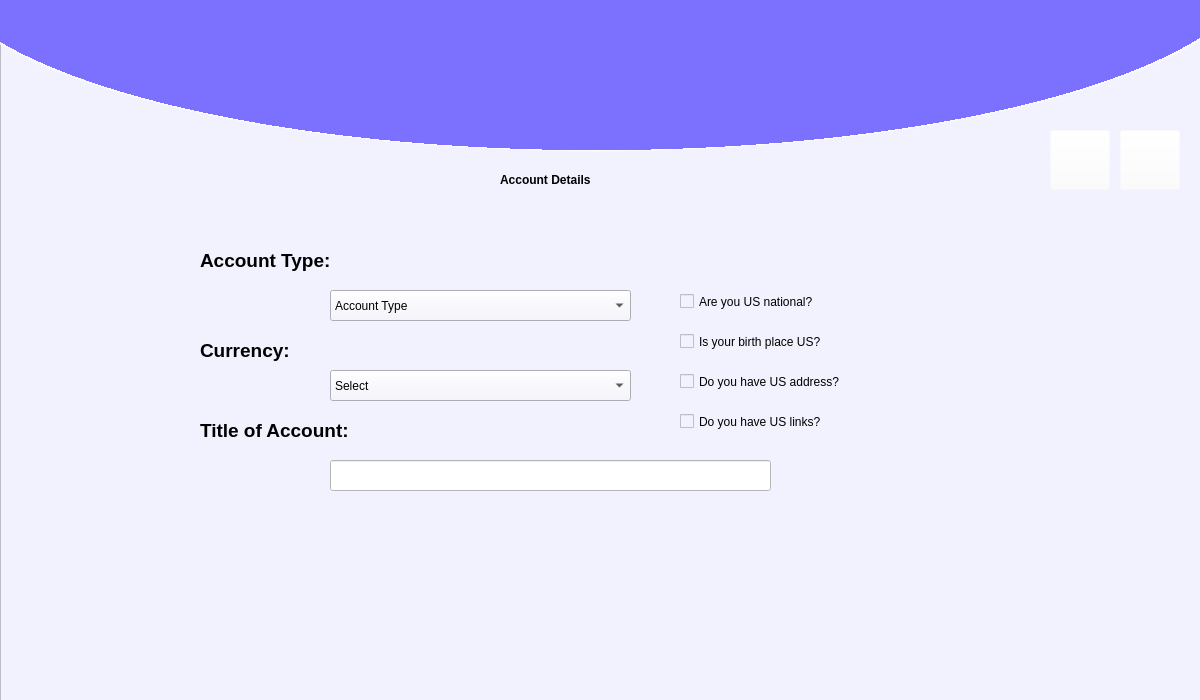
<?xml version="1.0" encoding="UTF-8"?>
<ui version="4.0">
 <class>Form</class>
 <widget class="QWidget" name="Form">
  <property name="geometry">
   <rect>
    <x>0</x>
    <y>0</y>
    <width>1200</width>
    <height>700</height>
   </rect>
  </property>
  <property name="maximumSize">
   <size>
    <width>1200</width>
    <height>700</height>
   </size>
  </property>
  <property name="windowTitle">
   <string>Form</string>
  </property>
  <widget class="QFrame" name="MainFrame">
   <property name="geometry">
    <rect>
     <x>0</x>
     <y>-20</y>
     <width>1281</width>
     <height>721</height>
    </rect>
   </property>
   <property name="styleSheet">
    <string notr="true">background-color: rgb(242, 242, 255);</string>
   </property>
   <property name="frameShape">
    <enum>QFrame::StyledPanel</enum>
   </property>
   <property name="frameShadow">
    <enum>QFrame::Raised</enum>
   </property>
   <widget class="QWidget" name="TopBlueCurve" native="true">
    <property name="geometry">
     <rect>
      <x>-100</x>
      <y>-230</y>
      <width>1400</width>
      <height>410</height>
     </rect>
    </property>
    <property name="autoFillBackground">
     <bool>false</bool>
    </property>
    <property name="styleSheet">
     <string notr="true">background-color: qradialgradient(spread:pad, cx:0.5, cy:0.5, radius:0.911, fx:0.495, fy:0.5, stop:0 rgba(124, 112, 255, 255), stop:0.522167 rgba(124, 112, 255, 255), stop:0.522685 rgba(255, 255, 255, 255), stop:0.527094 rgba(255, 255, 255, 0));
</string>
    </property>
   </widget>
   <widget class="QComboBox" name="CurrencyBox">
    <property name="geometry">
     <rect>
      <x>330</x>
      <y>390</y>
      <width>301</width>
      <height>31</height>
     </rect>
    </property>
    <property name="styleSheet">
     <string notr="true">font: 11pt &quot;MS Shell Dlg 2&quot;;</string>
    </property>
    <item>
     <property name="text">
      <string>Select</string>
     </property>
    </item>
    <item>
     <property name="text">
      <string>PKR</string>
     </property>
    </item>
    <item>
     <property name="text">
      <string>$ US Dollar</string>
     </property>
    </item>
    <item>
     <property name="text">
      <string>Euro</string>
     </property>
    </item>
    <item>
     <property name="text">
      <string>Pound</string>
     </property>
    </item>
    <item>
     <property name="text">
      <string>UAE Dirham</string>
     </property>
    </item>
    <item>
     <property name="text">
      <string>Saudi Riyal</string>
     </property>
    </item>
    <item>
     <property name="text">
      <string>Chinese Yuan</string>
     </property>
    </item>
    <item>
     <property name="text">
      <string>Others</string>
     </property>
    </item>
   </widget>
   <widget class="QLabel" name="label_4">
    <property name="geometry">
     <rect>
      <x>200</x>
      <y>350</y>
      <width>121</width>
      <height>41</height>
     </rect>
    </property>
    <property name="styleSheet">
     <string notr="true">font: 75 14pt &quot;Segoe UI Black&quot;;</string>
    </property>
    <property name="text">
     <string>&lt;html&gt;&lt;head/&gt;&lt;body&gt;&lt;p&gt;&lt;span style=&quot; font-size:14pt; font-weight:600;&quot;&gt;Currency:&lt;/span&gt;&lt;/p&gt;&lt;/body&gt;&lt;/html&gt;</string>
    </property>
   </widget>
   <widget class="QLabel" name="label_3">
    <property name="geometry">
     <rect>
      <x>200</x>
      <y>260</y>
      <width>181</width>
      <height>41</height>
     </rect>
    </property>
    <property name="styleSheet">
     <string notr="true">font: 75 14pt &quot;Segoe UI Black&quot;;</string>
    </property>
    <property name="text">
     <string>&lt;html&gt;&lt;head/&gt;&lt;body&gt;&lt;p&gt;&lt;span style=&quot; font-size:14pt; font-weight:600;&quot;&gt;Account Type:&lt;/span&gt;&lt;/p&gt;&lt;/body&gt;&lt;/html&gt;</string>
    </property>
   </widget>
   <widget class="QLabel" name="label_5">
    <property name="geometry">
     <rect>
      <x>200</x>
      <y>430</y>
      <width>201</width>
      <height>41</height>
     </rect>
    </property>
    <property name="styleSheet">
     <string notr="true">font: 75 14pt &quot;Segoe UI Black&quot;;</string>
    </property>
    <property name="text">
     <string>&lt;html&gt;&lt;head/&gt;&lt;body&gt;&lt;p&gt;&lt;span style=&quot; font-size:14pt; font-weight:600;&quot;&gt;Title of Account:&lt;/span&gt;&lt;/p&gt;&lt;/body&gt;&lt;/html&gt;</string>
    </property>
   </widget>
   <widget class="QComboBox" name="AccountBox">
    <property name="geometry">
     <rect>
      <x>330</x>
      <y>310</y>
      <width>301</width>
      <height>31</height>
     </rect>
    </property>
    <property name="styleSheet">
     <string notr="true">font: 11pt &quot;MS Shell Dlg 2&quot;;</string>
    </property>
    <item>
     <property name="text">
      <string>Account Type</string>
     </property>
    </item>
    <item>
     <property name="text">
      <string>Current Account</string>
     </property>
    </item>
    <item>
     <property name="text">
      <string>Good Citizen Account</string>
     </property>
    </item>
    <item>
     <property name="text">
      <string>Mukammal Current Account</string>
     </property>
    </item>
    <item>
     <property name="text">
      <string>Business Partner Account </string>
     </property>
    </item>
    <item>
     <property name="text">
      <string>Basic Banking Account</string>
     </property>
    </item>
    <item>
     <property name="text">
      <string>E-Transiction Account</string>
     </property>
    </item>
    <item>
     <property name="text">
      <string>Employe Banking Current Account</string>
     </property>
    </item>
    <item>
     <property name="text">
      <string>Employe Banking Current Plus Account</string>
     </property>
    </item>
    <item>
     <property name="text">
      <string>Urooj Account</string>
     </property>
    </item>
    <item>
     <property name="text">
      <string>Mahana Amdani Saving Account</string>
     </property>
    </item>
    <item>
     <property name="text">
      <string>Unisaver Plus Account</string>
     </property>
    </item>
    <item>
     <property name="text">
      <string>First Minor Account</string>
     </property>
    </item>
    <item>
     <property name="text">
      <string>Zindagi Account (for 60 &amp; above)</string>
     </property>
    </item>
    <item>
     <property name="text">
      <string>Employee Banking Saving  Account</string>
     </property>
    </item>
    <item>
     <property name="text">
      <string>Others</string>
     </property>
    </item>
   </widget>
   <widget class="QLabel" name="label_2">
    <property name="geometry">
     <rect>
      <x>500</x>
      <y>180</y>
      <width>271</width>
      <height>41</height>
     </rect>
    </property>
    <property name="styleSheet">
     <string notr="true">font: 75 16pt &quot;Segoe UI Black&quot;;</string>
    </property>
    <property name="text">
     <string>&lt;html&gt;&lt;head/&gt;&lt;body&gt;&lt;p&gt;&lt;span style=&quot; font-weight:600;&quot;&gt;Account Details&lt;/span&gt;&lt;/p&gt;&lt;/body&gt;&lt;/html&gt;</string>
    </property>
   </widget>
   <widget class="QLineEdit" name="title_entry">
    <property name="geometry">
     <rect>
      <x>330</x>
      <y>480</y>
      <width>441</width>
      <height>31</height>
     </rect>
    </property>
    <property name="styleSheet">
     <string notr="true">background-color: rgb(255, 255, 255);font: 11pt &quot;MS Shell Dlg 2&quot;;</string>
    </property>
    <property name="clearButtonEnabled">
     <bool>true</bool>
    </property>
   </widget>
   <widget class="QCheckBox" name="US1">
    <property name="geometry">
     <rect>
      <x>680</x>
      <y>310</y>
      <width>211</width>
      <height>23</height>
     </rect>
    </property>
    <property name="styleSheet">
     <string notr="true">font: 10pt &quot;Segoe UI Black&quot;;</string>
    </property>
    <property name="text">
     <string>Are you US national?</string>
    </property>
   </widget>
   <widget class="QCheckBox" name="US2">
    <property name="geometry">
     <rect>
      <x>680</x>
      <y>350</y>
      <width>221</width>
      <height>23</height>
     </rect>
    </property>
    <property name="styleSheet">
     <string notr="true">font:10pt &quot;Segoe UI Black&quot;;</string>
    </property>
    <property name="text">
     <string>Is your birth place US?</string>
    </property>
   </widget>
   <widget class="QCheckBox" name="US3">
    <property name="geometry">
     <rect>
      <x>680</x>
      <y>390</y>
      <width>241</width>
      <height>23</height>
     </rect>
    </property>
    <property name="styleSheet">
     <string notr="true">font:10pt &quot;Segoe UI Black&quot;;</string>
    </property>
    <property name="text">
     <string>Do you have US address?</string>
    </property>
   </widget>
   <widget class="QCheckBox" name="US4">
    <property name="geometry">
     <rect>
      <x>680</x>
      <y>430</y>
      <width>211</width>
      <height>23</height>
     </rect>
    </property>
    <property name="styleSheet">
     <string notr="true">font:10pt &quot;Segoe UI Black&quot;;</string>
    </property>
    <property name="text">
     <string>Do you have US links?</string>
    </property>
   </widget>
   <widget class="QPushButton" name="forward">
    <property name="geometry">
     <rect>
      <x>1120</x>
      <y>150</y>
      <width>60</width>
      <height>60</height>
     </rect>
    </property>
    <property name="cursor">
     <cursorShape>PointingHandCursor</cursorShape>
    </property>
    <property name="styleSheet">
     <string notr="true">background-color: rgba(255, 255, 255, 0);</string>
    </property>
    <property name="text">
     <string/>
    </property>
    <property name="icon">
     <iconset>
      <normaloff>../Images/arroe_right.png</normaloff>../Images/arroe_right.png</iconset>
    </property>
    <property name="iconSize">
     <size>
      <width>60</width>
      <height>60</height>
     </size>
    </property>
   </widget>
   <widget class="QPushButton" name="back">
    <property name="geometry">
     <rect>
      <x>1050</x>
      <y>150</y>
      <width>60</width>
      <height>60</height>
     </rect>
    </property>
    <property name="cursor">
     <cursorShape>PointingHandCursor</cursorShape>
    </property>
    <property name="styleSheet">
     <string notr="true">background-color: rgba(255, 255, 255, 0);</string>
    </property>
    <property name="text">
     <string/>
    </property>
    <property name="icon">
     <iconset>
      <normaloff>../Images/arroe_left.png</normaloff>../Images/arroe_left.png</iconset>
    </property>
    <property name="iconSize">
     <size>
      <width>60</width>
      <height>60</height>
     </size>
    </property>
   </widget>
   <widget class="QLabel" name="error">
    <property name="geometry">
     <rect>
      <x>670</x>
      <y>649</y>
      <width>381</width>
      <height>31</height>
     </rect>
    </property>
    <property name="styleSheet">
     <string notr="true">font: 9pt &quot;MS Shell Dlg 2&quot;;
color: rgb(222, 0, 0);</string>
    </property>
    <property name="text">
     <string/>
    </property>
    <property name="alignment">
     <set>Qt::AlignCenter</set>
    </property>
   </widget>
   <widget class="QPushButton" name="pushButton">
    <property name="geometry">
     <rect>
      <x>430</x>
      <y>30</y>
      <width>360</width>
      <height>150</height>
     </rect>
    </property>
    <property name="styleSheet">
     <string notr="true">background-color: rgba(255, 255, 255, 0);</string>
    </property>
    <property name="text">
     <string/>
    </property>
    <property name="icon">
     <iconset>
      <normaloff>../Images/Logo.png</normaloff>../Images/Logo.png</iconset>
    </property>
    <property name="iconSize">
     <size>
      <width>350</width>
      <height>350</height>
     </size>
    </property>
    <property name="flat">
     <bool>true</bool>
    </property>
   </widget>
  </widget>
 </widget>
 <resources>
  <include location="image.qrc"/>
 </resources>
 <connections/>
</ui>
